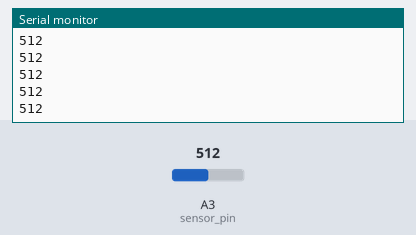
Bench run of a sketch on a simulated Arduino Uno, built with avr-gcc and run on an emulated ATmega328P. On the bench: the last lines printed to the serial monitor. The test bench sets the inputs (shaded band); at power-on: A3 (sensor_pin) = 512.

Above: at 1.2 s.
1.3 s: A3 (sensor_pin) set to 716
At 2.3 s:
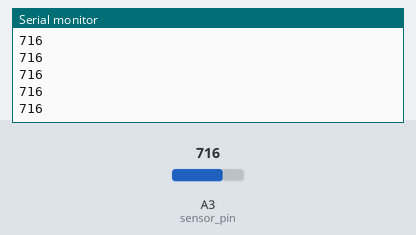
2.8 s: A3 (sensor_pin) set to 900
At 3.9 s:
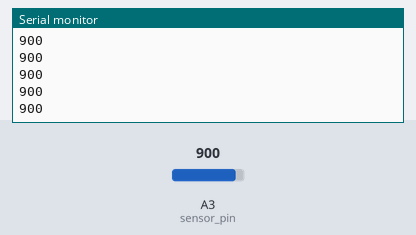
Timing chart, 0 to 5.8 s (numbered marks = the images above; inputs shaded):
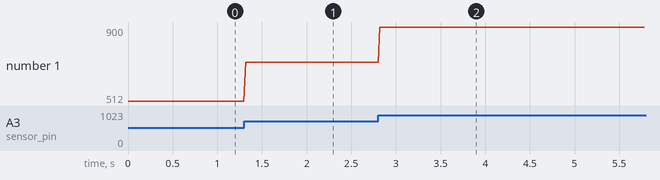

Measured:
- after the input at 1.3 s, the serial monitor: prints a new line at once (image 1)
- after the input at 2.8 s, the serial monitor: prints a new line at once (image 2)
- plotted number 1: 512 → 716 after the input at 1.3 s, 716 → 900 after the input at 2.8 s

The sketch:

sketch_sep21a.ino
```cpp
//#define led_pin 13
#define sensor_pin A3
void setup() {
// put your setup code here, to run once:
//pinMode(sensor_pin, OUTPUT);
Serial.begin(9600);//скорость подключения
}

void loop() {
// put your main code here, to run repeatedly:
  int val = analogRead(sensor_pin);
  Serial.println(val);
  delay(20);
}
```
